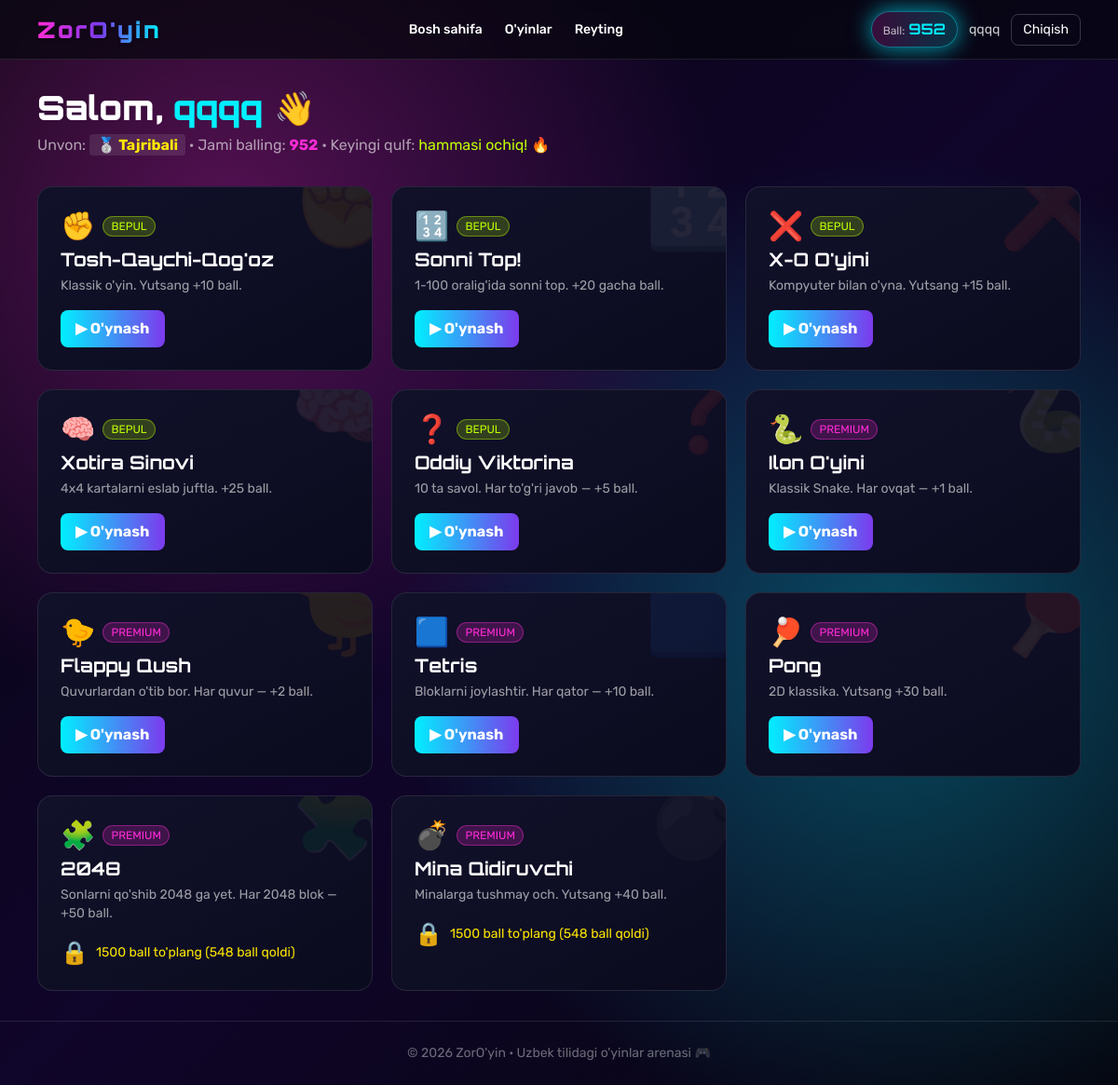
/dashboard (signed in), run on the app's committed database.
### app/models.py (models this page shows, shortened)
class User(UserMixin, db.Model):
    __tablename__ = "users"
    id = db.Column(db.Integer, primary_key=True)
    username = db.Column(db.String(64), unique=True, nullable=False, index=True)
    email = db.Column(db.String(120), unique=True, nullable=False, index=True)
    password_hash = db.Column(db.String(255), nullable=False)
    points = db.Column(db.Integer, default=0, nullable=False)
    created_at = db.Column(db.DateTime, default=datetime.utcnow)
    scores = db.relationship("Score", backref="user", lazy=True, cascade="all,delete-orphan")
    @property
    def rank_title(self):
        p = self.points
        if p >= 10000: return "🚀 ZorO'yin Afsonasi"
        if p >= 5000: return "👑 Chempion"
        if p >= 3000: return "💎 Master"
        if p >= 1500: return "🥇 Professional"
        if p >= 800: return "🥈 Tajribali"
        if p >= 300: return "🥉 Havaskor"
        return "🌱 Yangi o'yinchi"

### app/main/routes.py (the view)
@main_bp.route("/dashboard")
@login_required
def dashboard():
    games = [
        {"slug": "rps", "name": "Tosh-Qaychi-Qog'oz", "emoji": "✊", "free": True, "desc": "Klassik o'yin. Yutsang +10 ball."},
        {"slug": "guess", "name": "Sonni Top!", "emoji": "🔢", "free": True, "desc": "1-100 oralig'ida sonni top. +20 gacha ball."},
        {"slug": "tictactoe", "name": "X-O O'yini", "emoji": "❌", "free": True, "desc": "Kompyuter bilan o'yna. Yutsang +15 ball."},
        {"slug": "memory", "name": "Xotira Sinovi", "emoji": "🧠", "free": True, "desc": "4x4 kartalarni eslab juftla. +25 ball."},
        {"slug": "quiz", "name": "Oddiy Viktorina", "emoji": "❓", "free": True, "desc": "10 ta savol. Har to'g'ri javob — +5 ball."},
        {"slug": "snake", "name": "Ilon O'yini", "emoji": "🐍", "free": False, "unlock": 300, "desc": "Klassik Snake. Har ovqat — +1 ball."},
        {"slug": "flappy", "name": "Flappy Qush", "emoji": "🐤", "free": False, "unlock": 300, "desc": "Quvurlardan o'tib bor. Har quvur — +2 ball."},
        {"slug": "tetris", "name": "Tetris", "emoji": "🟦", "free": False, "unlock": 800, "desc": "Bloklarni joylashtir. Har qator — +10 ball."},
        {"slug": "pong", "name": "Pong", "emoji": "🏓", "free": False, "unlock": 800, "desc": "2D klassika. Yutsang +30 ball."},
        {"slug": "2048", "name": "2048", "emoji": "🧩", "free": False, "unlock": 1500, "desc": "Sonlarni qo'shib 2048 ga yet. Har 2048 blok — +50 ball."},
        {"slug": "minesweeper", "name": "Mina Qidiruvchi", "emoji": "💣", "free": False, "unlock": 1500, "desc": "Minalarga tushmay och. Yutsang +40 ball."},
    ]
    for g in games:
        g["unlocked"] = g["free"] or current_user.points >= g.get("unlock", 0)
    return render_template("dashboard.html", games=games)

### app/__init__.py (called while the page is built)
def create_app(config_class=Config):
    app = Flask(__name__)
    app.config.from_object(config_class)
    db.init_app(app)
    login_manager.init_app(app)
    from app.auth import auth_bp
    from app.main import main_bp
    from app.games import games_bp
    app.register_blueprint(auth_bp, url_prefix="/auth")
    app.register_blueprint(main_bp)
    app.register_blueprint(games_bp, url_prefix="/games")
    from app.models import User
    @login_manager.user_loader
    def load_user(uid):
        return User.query.get(int(uid))
    with app.app_context():
        db.create_all()
    return app

### app/templates/dashboard.html
{% extends "base.html" %}
{% block content %}
<div class="flex items-end justify-between flex-wrap gap-4 mb-8">
  <div>
    <h1 class="font-display text-4xl font-black">Salom, <span class="text-neon-cyan">{{ current_user.username }}</span> 👋</h1>
    <p class="text-white/60 mt-2">
      Unvon: <span class="text-neon-yellow font-bold bg-white/10 px-2 py-0.5 rounded">{{ current_user.rank_title }}</span> ·
      Jami balling: <span class="text-neon-pink font-bold">{{ current_user.points }}</span> · Keyingi qulf:
      {% if current_user.points < 300 %}<span class="text-neon-yellow">{{ 300-current_user.points }}</span> ball{% elif current_user.points < 800 %}<span class="text-neon-yellow">{{ 800-current_user.points }}</span> ball{% else %}<span class="text-neon-lime">hammasi ochiq! 🔥</span>{% endif %}
    </p>
  </div>
</div>
<div class="grid sm:grid-cols-2 lg:grid-cols-3 gap-5">
  {% for g in games %}
  <div class="relative group p-6 rounded-2xl bg-gradient-to-br from-bg-700 to-bg-800 border border-white/10 hover:border-neon-cyan/60 hover:shadow-glow transition overflow-hidden">
    <div class="absolute -right-8 -top-8 text-8xl opacity-10 group-hover:opacity-30 group-hover:rotate-12 transition">{{ g.emoji }}</div>
    <div class="relative">
      <div class="flex items-center gap-2 mb-1">
        <span class="text-3xl">{{ g.emoji }}</span>
        {% if g.free %}
          <span class="text-xs px-2 py-0.5 rounded-full bg-neon-lime/20 text-neon-lime border border-neon-lime/40">BEPUL</span>
        {% else %}
          <span class="text-xs px-2 py-0.5 rounded-full bg-neon-pink/20 text-neon-pink border border-neon-pink/40">PREMIUM</span>
        {% endif %}
      </div>
      <h3 class="font-display text-xl font-bold">{{ g.name }}</h3>
      <p class="text-sm text-white/60 mt-1 mb-4">{{ g.desc }}</p>
      {% if g.unlocked %}
        <a href="{{ url_for('games.play', slug=g.slug) }}" class="inline-block px-4 py-2 rounded-lg bg-gradient-to-r from-neon-cyan to-neon-purple font-bold hover:scale-105 transition">▶ O'ynash</a>
      {% else %}
        <div class="flex items-center gap-2 text-neon-yellow">
          <span class="text-2xl">🔒</span>
          <span class="text-sm">{{ g.unlock }} ball to'plang ({{ g.unlock - current_user.points }} ball qoldi)</span>
        </div>
      {% endif %}
    </div>
  </div>
  {% endfor %}
</div>
{% endblock %}

### app/templates/base.html (shortened to what this page needs)
<!DOCTYPE html>
<html lang="uz">
<head>
<script src="https://cdn.tailwindcss.com"></script>
<link rel="stylesheet" href="{{ url_for('static', filename='css/style.css') }}">
</head>
<body class="font-body bg-bg-900 text-white min-h-screen flex flex-col">
<div class="fixed inset-0 -z-10 bg-gradient-to-br from-bg-900 via-[#10052a] to-bg-900"></div>
<div class="fixed inset-0 -z-10 opacity-30 bg-[radial-gradient(circle_at_20%_20%,#ff2bd6_0%,transparent_40%),radial-gradient(circle_at_80%_60%,#00f0ff_0%,transparent_45%)]"></div>
<header class="border-b border-white/10 backdrop-blur sticky top-0 z-50 bg-bg-900/70">
  <div class="max-w-6xl mx-auto px-4 py-3 flex items-center justify-between gap-3">
    <a href="{{ url_for('main.index') }}" class="font-display font-black text-2xl tracking-widest bg-gradient-to-r from-neon-pink via-neon-purple to-neon-cyan bg-clip-text text-transparent drop-shadow">
    </a>
    <nav class="hidden md:flex gap-6 text-sm font-medium">
      <a href="{{ url_for('main.index') }}" class="hover:text-neon-cyan transition">Bosh sahifa</a>
      {% if current_user.is_authenticated %}
        <a href="{{ url_for('main.dashboard') }}" class="hover:text-neon-cyan transition">O'yinlar</a>
      {% endif %}
      <a href="{{ url_for('main.leaderboard') }}" class="hover:text-neon-cyan transition">Reyting</a>
    </nav>
    <div class="flex items-center gap-3">
      {% if current_user.is_authenticated %}
        <div class="px-3 py-1.5 rounded-full bg-gradient-to-r from-neon-pink/20 to-neon-cyan/20 border border-neon-cyan/40 shadow-cyan">
          <span class="text-xs text-white/70">Ball:</span>
          <span class="font-display font-bold text-neon-cyan">{{ current_user.points }}</span>
        </div>
        <span class="hidden sm:inline text-sm text-white/80">{{ current_user.username }}</span>
        <a href="{{ url_for('auth.logout') }}" class="text-sm px-3 py-1.5 rounded-lg border border-white/20 hover:border-neon-pink hover:text-neon-pink transition">Chiqish</a>
      {% else %}
        <a href="{{ url_for('auth.login') }}" class="text-sm hover:text-neon-cyan">Kirish</a>
        <a href="{{ url_for('auth.register') }}" class="text-sm px-3 py-1.5 rounded-lg bg-gradient-to-r from-neon-pink to-neon-purple shadow-pink hover:scale-105 transition">Ro'yxatdan o'tish</a>
      {% endif %}
    </div>
  </div>
</header>
<main class="flex-1 max-w-6xl w-full mx-auto px-4 py-8">
  {% block content %}{% endblock %}
</main>
<footer class="border-t border-white/10 py-6 text-center text-sm text-white/40">
  © 2026 ZorO'yin · Uzbek tilidagi o'yinlar arenasi 🎮
</footer>
</body>
</html>

### app/static/css/style.css (style rules this page uses)
body { -webkit-font-smoothing: antialiased; }

### data on the page
User: points "952", username "qqqq", rank_title "🥈 Tajribali", g.unlock-current_user.points "548" "548"

### other printed values
{{ g.emoji }} "✊" "🔢" "❌" "🧠" "❓" "🐍" "🐤" "🟦" "🏓" "🧩" "💣"
{{ g.name }} "Tosh-Qaychi-Qog'oz" "Sonni Top!" "X-O O'yini" "Xotira Sinovi" "Oddiy Viktorina" "Ilon O'yini" "Flappy Qush" "Tetris" "Pong" "2048" "Mina Qidiruvchi"
{{ g.desc }} "Klassik o'yin. Yutsang +10 ball." "1-100 oralig'ida sonni top. +20 gacha ball." "Kompyuter bilan o'yna. Yutsang +15 ball." "4x4 kartalarni eslab juftla. +25 ball." "10 ta savol. Har to'g'ri javob — +5 ball." "Klassik Snake. Har ovqat — +1 ball." "Quvurlardan o'tib bor. Har quvur — +2 ball." "Bloklarni joylashtir. Har qator — +10 ball." "2D klassika. Yutsang +30 ball." "Sonlarni qo'shib 2048 ga yet. Har 2048 blok — +50 ball." "Minalarga tushmay och. Yutsang +40 ball."
{{ g.unlock }} "1500" "1500"
